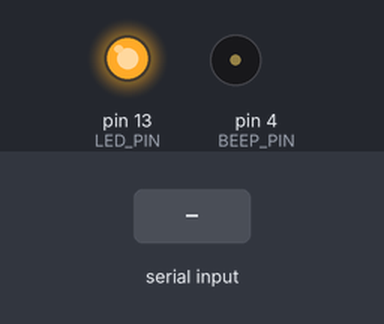
Bench run of a sketch on a simulated Arduino Uno, built with avr-gcc and run on an emulated ATmega328P. On the bench: output pins drawn as LEDs (lit = HIGH), buzzer (waves = sounding, pin HIGH). The test bench sets the inputs (shaded band). What the sketch prints to the serial monitor is not drawn.

Above: at 0.01 s.
At 3.3 s:
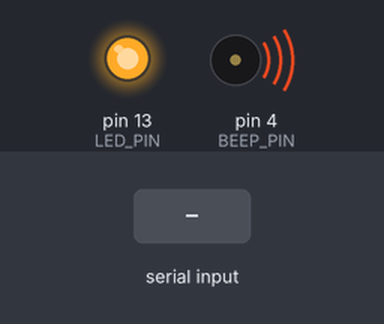
3.4 s: "$" received over Serial
4.9 s: "!" received over Serial
6.4 s: "1" received over Serial
Timing chart, 0 to 9.4 s (numbered marks = the images above; inputs shaded):
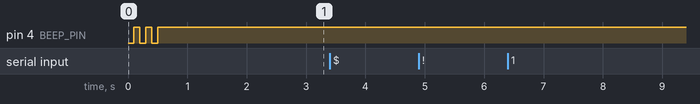

Measured:
- after the input at 3.4 s, every drawn part: stays the same
- after the input at 4.9 s, every drawn part: stays the same
- after the input at 6.4 s, every drawn part: stays the same

The sketch:

ZL_KPZAR.ino
```cpp
/****************************************************************************
	*	@笔者	：	W
	*	@日期	：	2019年12月28日
	*	@所属	：	杭州众灵科技
	*	@论坛	：	www.ZL-robot.com
	*	@功能	：	ZL-KPZ控制板（AR版）模块例程17————总线舵机的基本控制方法
	*	@函数列表：
	*	1.	void setup(void) -- 初始化函数
	*	2.	void loop(void) -- 主循环函数
 ****************************************************************************/

/*******全局变量宏定义*******/
#define UART_RECEIVE_BUF_SIZE 100

/*******全局变量定义*******/
u8 i=0;
u8 uart_receive_buf[UART_RECEIVE_BUF_SIZE]={0}, uart_receive_buf_index, uart_get_ok;

void setup(void) {																																																																																																																															//ZL
	setup_led();			//初始化LED信号灯
	setup_beep();			//初始化蜂鸣器BEEP
	setup_uart();			//初始化串口
	setup_finish();			//初始化完成

/**********************************************
	* @总线设备基本控制指令表：
	*	1.	#000PID!						//读取ID指令
	*	2.	#000PID001!						//设置ID指令
	*	3.	#000PVER!						//读取版本
	*	4.	#000PBD1!						//设置波特率 默认115200  1:9600 , 2:19200 , 3:38400 , 4:57600 , 5:115200 , 6:128000 7:256000  8:1000000
	*	5.	#000PCLE!						//恢复出厂设置包括ID
	* @总线舵机ZServo控制指令表：
	*	1.	#000P1500T1000!					//舵机角度控制
	*	2.	#000PDST!						//停止
	*	3.	#000PDPT!						//暂停
	*	4.	#000PDCT!						//继续
	*	5.	#000PCSD!						//设置当前值为开机值
	*	6.	#000PCSM!						//开机释放扭力
	*	7.	#000PRAD!						//读取角度
	*	8.	#000PULK!						//释力
	*	9.	#000PULR!						//恢复扭力
	*	10.	#000PSCK!						//设置当前值为1500的偏差值
	*	11.	#000PSCK+050!					//把1500+50作为1500的中间值
	*	12.	#000PSCK-050!					//把1500-50作为1500的中间值
	*	13.	#000PMOD!						//读取模式
	*	14.	#000PMOD1!						//设置模式 舵机模式：2 270 逆时针 1：270 顺 4 180 逆时针 3：180 顺    马达模式：6 360 逆时针 5：360 顺圈 8 360 逆时针 7：360 顺时
	*	15.	#000PRTV!						//读取电压和温度
	*	16.	#000PSTB!						//读取保护值
	*	17.	#000PSTB=60!					//设置保护值 默认60 范围25-80
	*	18.	#000PPAAAIBBB!					//设置KP = AAA, KI = BBB
	*	19.	#000PMIN!						//设置最小值
	*	20.	#000PMAX!						//设置最大值
	*	21.	#000PULM! 						//释力 不带阻力
	*	22.	#000PLN!						//RGB灯开启
	*	23.	#000PLF!						//RGB灯关闭
 **********************************************/
	uart_send_str((u8 *)"#255PID000!");
	delay(500);
	uart_send_str((u8 *)"#000PID!");
	delay(500);
	uart_send_str((u8 *)"#000P2500T1000!");
	delay(500);
	uart_send_str((u8 *)"#000P1500T1000!");

}
void loop(void) {
}
```

z_beep.ino
```cpp
/****************************************************************************
	*	@笔者	：	W
	*	@日期	：	2019年12月28日
	*	@所属	：	杭州众灵科技
	*	@论坛	：	www.ZL-robot.com
	*	@功能	：	存放蜂鸣器BEEP相关的函数
	*	@函数列表：
	*	1.	void beep_init(void) -- 初始化蜂鸣器BEEP
	*	2.	void BEEP_F(void) -- 翻转蜂鸣器BEEP
 ****************************************************************************/

/*******BEEP管脚映射表*******/
#define BEEP_PIN			4

/*******BEEP快捷指令表*******/
#define BEEP	 digitalRead(BEEP_PIN)			//读取蜂鸣器BEEP状态
#define BEEP_H() digitalWrite(BEEP_PIN,LOW)		//蜂鸣器BEEP打开
#define BEEP_L() digitalWrite(BEEP_PIN,HIGH)	//蜂鸣器BEEP关闭

/***********************************************
	函数名称:		beep_init(void)
	功能介绍:		初始化蜂鸣器
	函数参数:		无
	返回值:			无
 ***********************************************/
void beep_init(void) {
	pinMode(BEEP_PIN,OUTPUT);					//设置引脚为输出模式
}

/***********************************************
	函数名称:		BEEP_F(void)
	功能介绍:		翻转蜂鸣器BEEP
	函数参数:		无
	返回值:			无
 ***********************************************/
void BEEP_F(void) {
	if(BEEP==0)
		BEEP_L();
	else
		BEEP_H();
}
```

z_led.ino
```cpp
/****************************************************************************
	*	@笔者	：	W
	*	@日期	：	2019年12月28日
	*	@所属	：	杭州众灵科技
	*	@论坛	：	www.ZL-robot.com
	*	@功能	：	存放LED信号灯相关的函数
	*	@函数列表：
	*	1.	void led_init(void) -- 初始化LED信号灯
	* 2.	void LED_F(void) -- 翻转LED信号灯
 ****************************************************************************/

/*******LED管脚映射表*******/
#define LED_PIN				13

/*******LED快捷指令表*******/
#define LED 	digitalRead(LED_PIN)			//读取LED信号灯状态
#define LED_H() digitalWrite(LED_PIN,LOW)		//LED信号灯点亮
#define LED_L() digitalWrite(LED_PIN,HIGH)		//LED信号灯熄灭

/***********************************************
	函数名称:		led_init(void)
	功能介绍:		初始化LED信号灯
	函数参数:		无
	返回值:			无
 ***********************************************/
void led_init(void) {
	pinMode(LED_PIN,OUTPUT);					//设置引脚为输出模式
}

/***********************************************
	函数名称:		LED_F(void)
	功能介绍:		翻转LED信号灯
	函数参数:		无
	返回值:			无
 ***********************************************/
void LED_F(void) {
	if(LED==0)
		LED_L();
	else
		LED_H();
}
```

z_loop.ino
```cpp
/****************************************************************************
	*	@笔者	：	W
	*	@日期	：	2019年12月28日
	*	@所属	：	杭州众灵科技
	*	@论坛	：	www.ZL-robot.com
	*	@功能	：	存放永久循环执行的函数
	*	@函数列表：
	*	1.	void loop_uart(void) -- 循环接收处理串口数据
 ****************************************************************************/
```

z_setup.ino
```cpp
/****************************************************************************
	*	@笔者	：	W
	*	@日期	：	2019年12月28日
	*	@所属	：	杭州众灵科技
	*	@论坛	：	www.ZL-robot.com
	*	@功能	：	存放初始化相关的函数
	*	@函数列表：
	*	1.	void setup_led(void) -- 初始化LED信号灯
	*	2.	void setup_beep(void) -- 初始化滴答时钟
	*	3.	void setup_uart(void) -- 初始化串口
	*	4.	void setup_finish(void) -- 初始化LED信号灯
 ****************************************************************************/

/***********************************************
	函数名称:		setup_led(void)
	功能介绍:		初始化LED信号灯
	函数参数:		无
	返回值:			无
 ***********************************************/
void setup_led(void) {
	led_init();
	LED_L();				//LED信号灯熄灭
}

/***********************************************
	函数名称:		setup_beep()
	功能介绍:		初始化蜂鸣器BEEP
	函数参数:		无
	返回值:			无
 ***********************************************/
void setup_beep(void) {
	beep_init();
	BEEP_L();				//蜂鸣器BEEP关闭
}

/***********************************************
	函数名称:		setup_uart()
	功能介绍:		初始化串口
	函数参数:		无
	返回值:			无
 ***********************************************/
void setup_uart(void) {
	uart_init(115200);
	uart_send_str((u8 *)"uart check ok!\r\n");
}

/***********************************************
	函数名称:		setup_finish()
	功能介绍:		初始化完成 蜂鸣器短鸣3声
	函数参数:		无
	返回值:			无
 ***********************************************/
void setup_finish(void) {
	for(i=0;i<3;i++){
		BEEP_H();
		delay(100);
		BEEP_L();
		delay(100);
	}
}
```

z_uart.ino
```cpp
/****************************************************************************
	*	@笔者	：	W
	*	@日期	：	2019年12月28日
	*	@所属	：	杭州众灵科技
	*	@论坛	：	www.ZL-robot.com
	*	@功能	：	存放串口相关的函数
	*	@函数列表：
	*	1.	void uart_init(u32 baud) -- 初始化串口
	*	2.	void uart_send_byte(u8 dat) -- 串口发送字节
	*	3.	void uart_send_str(char *s) -- 串口发送字符串
	*	4.	void serialEvent -- 串口中断函数
 ****************************************************************************/

/***********************************************
	函数名称:		uart_init()
	功能介绍:		初始化串口
	函数参数:		baud 波特率
	返回值:			无
 ***********************************************/
void uart_init(u32 baud) {
	Serial.begin(baud);		//初始化波特率为baud
}

/***********************************************
	函数名称:		uart_send_byte()
	功能介绍:		串口发送字节
	函数参数:		dat 发送的字节
	返回值:			无
 ***********************************************/
void uart_send_byte(u8 dat) {
	Serial.write(dat);
}

/***********************************************
	函数名称:		uart_send_str()
	功能介绍:		串口发送字符串
	函数参数:		*s 发送的字符串
	返回值:			无
 ***********************************************/
void uart_send_str(char *s) {
	while (*s) {
		Serial.print(*s++);
	}
}

/***********************************************
	函数名称:		serialEvent()
	功能介绍:		串口中断函数
	函数参数:		无
	返回值:			无
 ***********************************************/
void serialEvent(void) {
	static u8 sbuf_bak;

	while(Serial.available()) {
		sbuf_bak = Serial.read();
		/*******返回接收到的指令*******/
		uart_send_byte(sbuf_bak);
		/*******若正在执行命令，则不存储命令*******/
		if(uart_get_ok) return;
		/*******检测命令起始*******/
		if(sbuf_bak == '$') {
			uart_receive_buf_index = 0;
		}
		/*******检测命令结尾*******/
		else if(sbuf_bak == '!'){
			uart_receive_buf[uart_receive_buf_index] = sbuf_bak;
			Serial.println();
			uart_get_ok = 1;
			return;
		}
		uart_receive_buf[uart_receive_buf_index++] = sbuf_bak;
		/*******检测命令长度*******/
		if(uart_receive_buf_index >= UART_RECEIVE_BUF_SIZE) {
			uart_receive_buf_index = 0;
		}
	}
	return;
}
```
